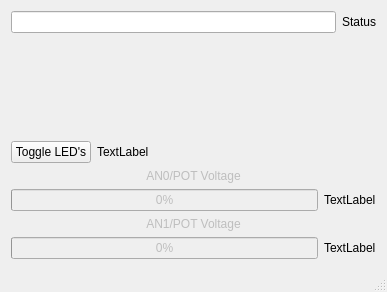
<?xml version="1.0" encoding="UTF-8"?>
<ui version="4.0">
 <class>BBBTelemetry</class>
 <widget class="QMainWindow" name="BBBTelemetry">
  <property name="geometry">
   <rect>
    <x>0</x>
    <y>0</y>
    <width>387</width>
    <height>292</height>
   </rect>
  </property>
  <property name="sizePolicy">
   <sizepolicy hsizetype="Preferred" vsizetype="Minimum">
    <horstretch>0</horstretch>
    <verstretch>0</verstretch>
   </sizepolicy>
  </property>
  <property name="windowTitle">
   <string>BBBTelemetry</string>
  </property>
  <widget class="QWidget" name="centralWidget">
   <layout class="QVBoxLayout" name="verticalLayout_2">
    <item>
     <layout class="QVBoxLayout" name="verticalLayout">
      <item>
       <layout class="QHBoxLayout" name="horizontalLayout_3">
        <item>
         <widget class="QLineEdit" name="deviceConnectedStatus">
          <property name="readOnly">
           <bool>true</bool>
          </property>
         </widget>
        </item>
        <item>
         <widget class="QLabel" name="label">
          <property name="text">
           <string>Status</string>
          </property>
         </widget>
        </item>
       </layout>
      </item>
      <item>
       <spacer name="verticalSpacer">
        <property name="orientation">
         <enum>Qt::Vertical</enum>
        </property>
        <property name="sizeHint" stdset="0">
         <size>
          <width>20</width>
          <height>40</height>
         </size>
        </property>
       </spacer>
      </item>
      <item>
       <layout class="QHBoxLayout" name="horizontalLayout_2">
        <item>
         <widget class="QPushButton" name="pushButton">
          <property name="sizePolicy">
           <sizepolicy hsizetype="Fixed" vsizetype="Fixed">
            <horstretch>0</horstretch>
            <verstretch>0</verstretch>
           </sizepolicy>
          </property>
          <property name="text">
           <string>Toggle LED's</string>
          </property>
         </widget>
        </item>
        <item>
         <widget class="QLabel" name="pushbuttonStatus">
          <property name="text">
           <string>TextLabel</string>
          </property>
         </widget>
        </item>
       </layout>
      </item>
      <item>
       <widget class="QLabel" name="label_2">
        <property name="enabled">
         <bool>false</bool>
        </property>
        <property name="text">
         <string>AN0/POT Voltage</string>
        </property>
        <property name="alignment">
         <set>Qt::AlignCenter</set>
        </property>
       </widget>
      </item>
      <item>
       <layout class="QHBoxLayout" name="horizontalLayout">
        <item>
         <widget class="QProgressBar" name="progressBar">
          <property name="enabled">
           <bool>false</bool>
          </property>
          <property name="autoFillBackground">
           <bool>false</bool>
          </property>
          <property name="maximum">
           <number>1024</number>
          </property>
          <property name="value">
           <number>0</number>
          </property>
          <property name="textVisible">
           <bool>true</bool>
          </property>
         </widget>
        </item>
        <item>
         <widget class="QLabel" name="PotValue">
          <property name="minimumSize">
           <size>
            <width>30</width>
            <height>0</height>
           </size>
          </property>
          <property name="text">
           <string>TextLabel</string>
          </property>
         </widget>
        </item>
       </layout>
      </item>
      <item>
       <widget class="QLabel" name="label_3">
        <property name="enabled">
         <bool>false</bool>
        </property>
        <property name="text">
         <string>AN1/POT Voltage</string>
        </property>
        <property name="alignment">
         <set>Qt::AlignCenter</set>
        </property>
       </widget>
      </item>
      <item>
       <layout class="QHBoxLayout" name="horizontalLayout_4">
        <item>
         <widget class="QProgressBar" name="progressBar_2">
          <property name="enabled">
           <bool>false</bool>
          </property>
          <property name="autoFillBackground">
           <bool>false</bool>
          </property>
          <property name="maximum">
           <number>1024</number>
          </property>
          <property name="value">
           <number>0</number>
          </property>
          <property name="textVisible">
           <bool>true</bool>
          </property>
         </widget>
        </item>
        <item>
         <widget class="QLabel" name="PotValue_2">
          <property name="minimumSize">
           <size>
            <width>30</width>
            <height>0</height>
           </size>
          </property>
          <property name="text">
           <string>TextLabel</string>
          </property>
         </widget>
        </item>
       </layout>
      </item>
     </layout>
    </item>
   </layout>
  </widget>
  <widget class="QMenuBar" name="menuBar">
   <property name="geometry">
    <rect>
     <x>0</x>
     <y>0</y>
     <width>387</width>
     <height>21</height>
    </rect>
   </property>
  </widget>
  <widget class="QStatusBar" name="statusBar"/>
 </widget>
 <layoutdefault spacing="6" margin="11"/>
 <resources/>
 <connections/>
</ui>
